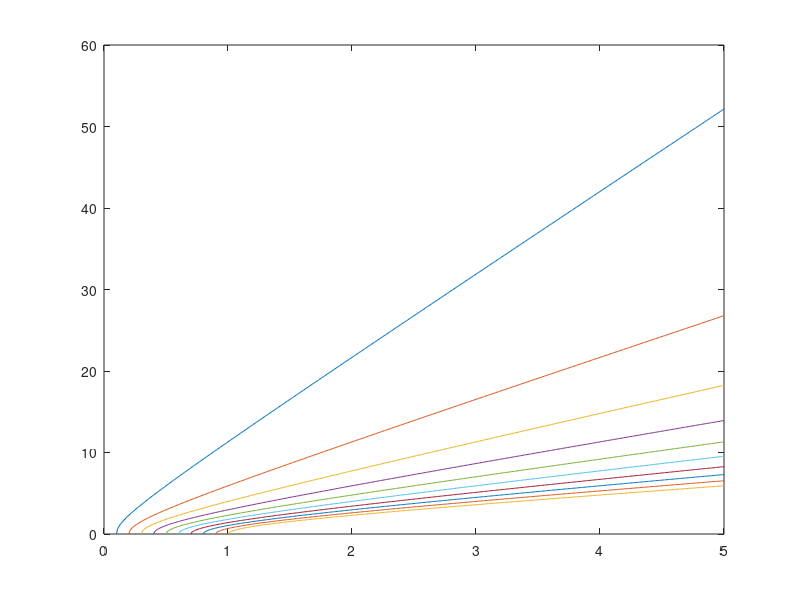

Recreate this plot in MATLAB.
for r0 = 0.1:0.1:1
    r = [r0:0.01:5];
   
    t = zeros(size(r,2),1);
    f = @(x)sqrt(x./((r0^2)*(x-r0)));
    for i = 1:1:size(r,2)
        t(i,:) =  integral(f,r0,r(i));
    end
    plot(r,t);
    hold on;
end